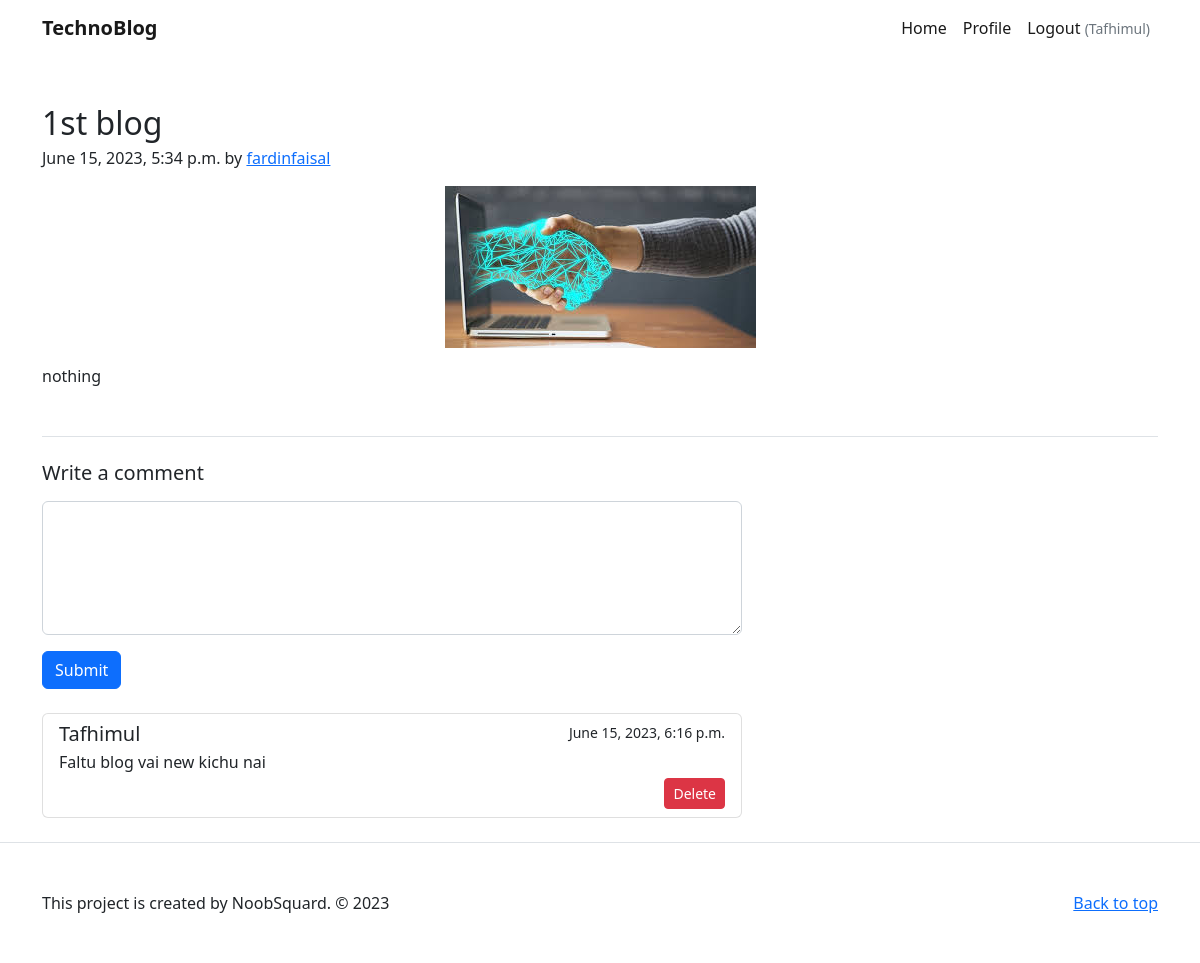
The app's page /blog/1/ (signed in) with its own data.
### blog/models.py (models this page shows)
class Blog(models.Model):
    title = models.CharField(max_length=300)
    description = models.TextField(max_length=5000)
    featured_image = models.ImageField(upload_to='./assets/images', blank=True, null=True)
    created_at = models.DateTimeField(auto_now_add=True, null=True)
    user = models.ForeignKey(User, on_delete=models.CASCADE, null=True)

class Comment(models.Model):
    comment = models.TextField(max_length=5000)
    blog = models.ForeignKey(Blog, on_delete=models.CASCADE, null=True)
    user = models.ForeignKey(User, on_delete=models.CASCADE, null=True)
    created_at = models.DateTimeField(auto_now_add=True, null=True)

### blog/views.py (the view)
# urls.py: path('blog/<str:pk>/', views.blogDetails),
def blogDetails(request, pk):
    blog = Blog.objects.get(id=pk)
    if(request.method == 'POST'):
        comment_content = request.POST['comment'] # ! get the comment from the form
        comment = Comment(comment=comment_content, user=request.user, blog=blog)
        comment.save()
        return redirect('/blog/' + str(blog.id))
    comments = Comment.objects.filter(blog=blog)
    context = {'blog': blog, 'comments': comments}
    return render(request, 'blogDetails.html', context)

### blog/templates/blogDetails.html (shortened to what this page needs)
<!DOCTYPE html>
<html lang="en">
  <head>
    <link
      rel="stylesheet"
      href="https://cdnjs.cloudflare.com/ajax/libs/bootstrap/5.2.3/css/bootstrap.min.css"
    />
  </head>
  <body>
    {% include './common/header.html' %}
    <div class="container">
      <article class="blog-post my-5">
        <h2 class="blog-post-title mb-1">{{ blog.title }}</h2>
        <p class="blog-post-meta">
          {{ blog.created_at }} by
          <a href="/profile/{{ blog.user.id }}">{{ blog.user }}</a>
        </p>
        {% load static %}
        <img
          src="{% static blog.featured_image %}"
          alt="{{ blog.title }}"
          class="img-fluid my-3 mx-auto d-block"
        />
        <p>{{ blog.description }}</p>
      </article>
      <div class="border-top py-4">
        <div style="max-width: 700px">
          <h5 class="mb-3">Write a comment</h5>
          {% if request.user.is_authenticated %}
          <form action="" method="post">
            <textarea
              class="form-control mb-3"
              name="comment"
              rows="5"
            ></textarea>
            <button type="submit" class="btn btn-primary">Submit</button>
          </form>
          {% else %}
          <div class="alert alert-danger">
            <p class="mb-0">You need to login to comment</p>
          </div>
          {% endif %}
          <div class="list-group mt-4">
            {% for comment in comments %}
            <div class="list-group-item list-group-item-action">
              <div class="d-flex w-100 justify-content-between">
                <h5 class="mb-1">
                  <a
                    class="text-decoration-none link-dark"
                    href="/user/{{ comment.user.id }}"
                    >{{ comment.user }}</a
                  >
                </h5>
                <small>{{ comment.created_at }}</small>
              </div>
              <p class="mb-1">{{ comment.comment }}</p>
              {% if request.user == comment.user %}
              <div class="text-end">
                <a
                  href="/comment/delete/{{ comment.id }}"
                  class="btn btn-sm btn-danger"
                  >Delete</a
                >
              </div>
              {% endif %}
            </div>
            {% endfor %}
          </div>
        </div>
      </div>
    </div>
    {% include './common/footer.html' %}
  </body>
</html>

### blog/templates/common/header.html (shortened to what this page needs)
<nav class="navbar navbar-expand-lg bg-body-tertiary">
  <div class="container">
    <a class="navbar-brand fw-bold" href="/">TechnoBlog</a>
    <div class="collapse navbar-collapse" id="navbarSupportedContent">
      <ul class="navbar-nav ms-auto mb-2 mb-lg-0">
        <li class="nav-item">
          <a class="nav-link active" href="/">Home</a>
        </li>
        {% if request.user.is_authenticated %}
        <li class="nav-item">
          <a class="nav-link active" href="/profile/{{ request.user.id }}"
            >Profile</a
          >
        </li>
        {% endif %}
        <li class="nav-item">
          {% if request.user.is_authenticated %}
          <a class="nav-link active" href="/logout"
            >Logout
            <small class="text-muted">({{ request.user.username }})</small>
          </a>
          {% else %}
          <a class="nav-link active" href="/login">Login</a>
          {% endif %}
        </li>
      </ul>
    </div>
  </div>
</nav>

### records on screen
Blog: title "1st blog", created_at "June 15, 2023, 5:34 p.m.", user "fardinfaisal", featured_image (picture), description "nothing"
Comment: user "Tafhimul", created_at "June 15, 2023, 6:16 p.m.", comment "Faltu blog vai new kichu nai"

### other values on screen
{{ request.user.username }} "Tafhimul"
